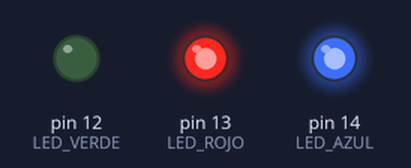
Simulated run of this sketch. Board: Arduino Uno, built with avr-gcc and run on an emulated ATmega328P. Parts: output pins drawn as LEDs (lit = HIGH). Random numbers use the default seed unless the sketch sets one.

Above: at 0.1 s.
At 3.1 s:
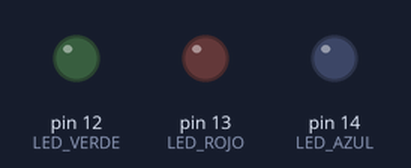
At 8.1 s:
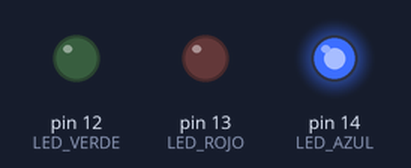
At 14.1 s:
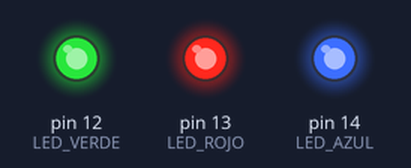
At 24.1 s:
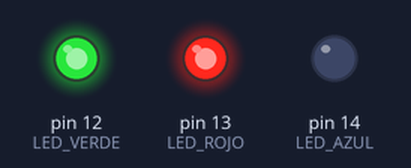
At 27.1 s:
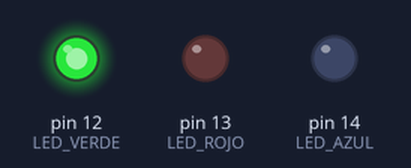
Timing chart, 0 to 40.0 s (numbered marks = the images above):
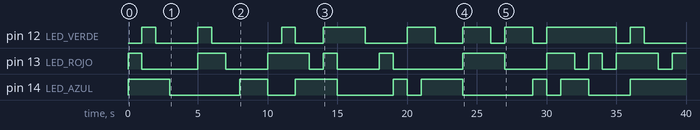

The sketch:

07_three_leds.ino
```cpp
#define LED_ROJO 13
#define LED_VERDE 12
#define LED_AZUL 14

#include <time.h>
#include <stdlib.h>

void setup() {
  pinMode(LED_ROJO, OUTPUT);
  pinMode(LED_VERDE, OUTPUT);
  pinMode(LED_AZUL, OUTPUT);
}

void loop() {
  int r = 0;
  int g = 0;
  int b = 0;

  for(;;){
    r = random(0,255);
    g = random(0,255);
    b = random(0,255);

    analogWrite(LED_ROJO, r);
    analogWrite(LED_VERDE, g);
    analogWrite(LED_AZUL, b);
    delay(1000);
  }

  //ROJO
  digitalWrite(LED_ROJO, LOW);
  digitalWrite(LED_VERDE, HIGH);
  digitalWrite(LED_AZUL, HIGH);
  delay(1000);
  //AMARILLO
  digitalWrite(LED_ROJO, LOW);
  digitalWrite(LED_VERDE, LOW);
  digitalWrite(LED_AZUL, HIGH);
  delay(1000);
  //VERDE
  digitalWrite(LED_ROJO, HIGH);
  digitalWrite(LED_VERDE, LOW);
  digitalWrite(LED_AZUL, HIGH);
  delay(1000);
  //AZUL
  digitalWrite(LED_ROJO, HIGH);
  digitalWrite(LED_VERDE, HIGH);
  digitalWrite(LED_AZUL, LOW);
  delay(1000);
  //MAGENTA
  digitalWrite(LED_ROJO, LOW);
  digitalWrite(LED_VERDE, HIGH);
  digitalWrite(LED_AZUL, LOW);
  delay(1000);
 //CIAN
  digitalWrite(LED_ROJO, HIGH);
  digitalWrite(LED_VERDE, LOW);
  digitalWrite(LED_AZUL, LOW);
  delay(1000);
  //BLANCO
  digitalWrite(LED_ROJO, LOW);
  digitalWrite(LED_VERDE, LOW);
  digitalWrite(LED_AZUL, LOW);
  delay(1000);


  digitalWrite(LED_ROJO, HIGH);
  digitalWrite(LED_VERDE, HIGH);
  digitalWrite(LED_AZUL, HIGH);
  delay(2000);
//----------------------------
//ROJO
  digitalWrite(LED_ROJO, LOW);
  digitalWrite(LED_VERDE, HIGH);
  digitalWrite(LED_AZUL, HIGH);
  delay(1000);

}
```

Measured:
- by itself, pin 12 (LED_VERDE): LOW → HIGH at 1.0 s, → LOW 1.0 s later, → HIGH 3.0 s later, → LOW 1.0 s later, … (18 changes in this stretch)
- by itself, pin 13 (LED_ROJO): LOW → HIGH at 0.00 s, → LOW 1.0 s later, → HIGH 4.0 s later, → LOW 2.0 s later, … (19 changes in this stretch)
- by itself, pin 14 (LED_AZUL): LOW → HIGH at 0.00 s, → LOW 3.0 s later, → HIGH 5.0 s later, → LOW 2.0 s later, … (15 changes in this stretch)
